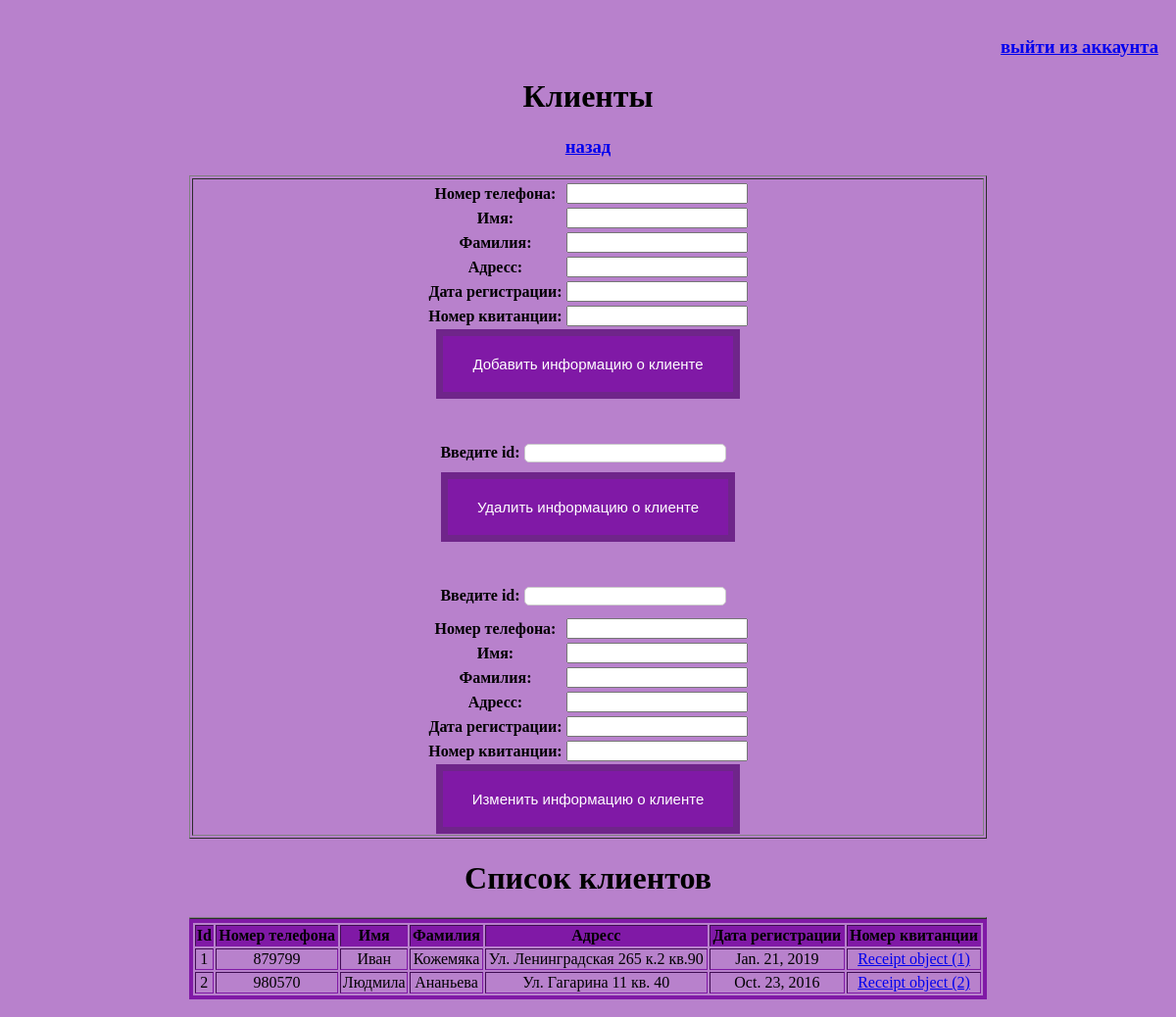
/client/, run on the app's committed database.
### LDCCompany/models.py (models this page shows)
class Client(models.Model):
    number = models.CharField(max_length=45)
    firstname = models.CharField(max_length=45)
    lastname = models.CharField(max_length=45)
    address = models.CharField(max_length=45)
    registration_date = models.DateField()
    id_receipt = models.ForeignKey('Receipt', on_delete=models.CASCADE)
    objects = models.Manager()

class Receipt(models.Model):
    number = models.CharField(max_length=45)
    date = models.DateField()
    cost = models.FloatField()
    payment_term = models.DateField()
    id_paid = models.ForeignKey('paid_receipt', on_delete=models.CASCADE)
    id_tariff = models.ForeignKey('Tariff', on_delete=models.CASCADE)
    id_tconversation = models.ForeignKey('TelephoneConversation', on_delete=models.CASCADE)
    objects = models.Manager()

### LDCCompany/views.py (the view)
# urls.py: path('client/', views.index_client, name='client'),
def index_client(request):
    form_cl = AddCl()
    data = Client.objects.all()
    return render(request, "LDCCompany/Template_Client.html", {"form":form_cl, "data_show":data})

### LDCCompany/forms.py
class AddCl(forms.Form):
    number = forms.CharField(label="Номер телефона")
    firstname = forms.CharField(label="Имя")
    lastname = forms.CharField(label="Фамилия")
    address = forms.CharField(label="Адресс")
    registration_date = forms.DateField(label="Дата регистрации")
    id_receipt = forms.IntegerField(label="Номер квитанции")

### templates/LDCCompany/Template_Client.html (shortened to what this page needs)
<!DOCTYPE html>
<html>
<head>
</head>
<body class="container">
    <div id="header" >
        <h3 align="right"><a href="/admin/logout/">выйти из аккаунта</a></h3>
        <h1 align="center">Клиенты<h1>
        <h3 align="center"><a href = "{% url 'home' %}">назад</a></h3>
    </div>
<table border="1" width="70%" align="center">
    <tr>
        <th align="center" width="50%">
    <form method="POST" action="addcl/">
        <table>
            {{ form }}
        </table>
        <input class="button" type="submit" value="Добавить информацию о клиенте">
    </form>
    <br>
    <br>
    <form method="POST" action="delcl/">
        <label>Введите id: </label>
        <input class = 'myfield' type= "number" name="delname" ><br>
        <input class="button" type= "submit" value="Удалить информацию о клиенте">
    </form>
    <br>
    <br>
    <form method="POST" action="upcl/">
        <label>Введите id: </label>
        <input class = 'myfield' type= "number" name="upname"><br>
        <table>
            {{ form }}
        </table>
        <input class="button" type= "submit" value="Изменить информацию о клиенте">
    </form>
    </table>
    <th align="center" width="50%">
        <h1 align="center"> Список клиентов</h1>
    <table border="1" width="70%" align="center">
    <tr>
    <form method="POST" action="show/">
        <table id='b' border=1 width="70%" align="center">
            <tr align="center" bgcolor="#8019a6">
                <th>Id</th>
                <th>Номер телефона</th>
                <th>Имя</th>
                <th>Фамилия</th>
                <th>Адресс</th>
                <th>Дата регистрации</th>
                <th>Номер квитанции</th>
            </tr>
        {% for i in data_show %}
            <tr align="center">
                <td>{{ i.id }}</td>
                <td>{{ i.number }}</td>
                <td>{{ i.firstname }}</td>
                <td>{{ i.lastname }}</td>
                <td>{{ i.address }}</td>
                <td>{{ i.registration_date }}</td>
                <td> <a href="{% url 'receipt' %}"> {{ i.id_receipt }}</td>
            </tr>
        {% endfor %}
        </table>
    </form>
        </th>
</body>
</html>

### templates/LDCCompany/Template_Client.html (style rules this page uses)
.myfield { border:1px solid #ccc; border-radius:5px; height:15px; width:200px; margin: 10px 10px 10px 0; text-align: center; }
.button { background-color: #8019a6; border: 7px solid #6f258a; color: white; padding: 20px 30px; text-align: center; text-decoration: none; display: inline-block; font-size: 15px; }
body { background: #b881cc ; padding: 10px; background-repeat: no-repeat; }
label { font-family: Times New Roman; }
td { font-family: Calibri; }
th { font-family: Calibri; }
#b { border: 4px solid #8019a6; }

### data on the page
Client: id "1", number "879799", firstname "Иван", lastname "Кожемяка", address "Ул. Ленинградская 265 к.2 кв.90", registration_date "Jan. 21, 2019", id_receipt "Receipt object (1)"
Client: id "2", number "980570", firstname "Людмила", lastname "Ананьева", address "Ул. Гагарина 11 кв. 40", registration_date "Oct. 23, 2016", id_receipt "Receipt object (2)"
